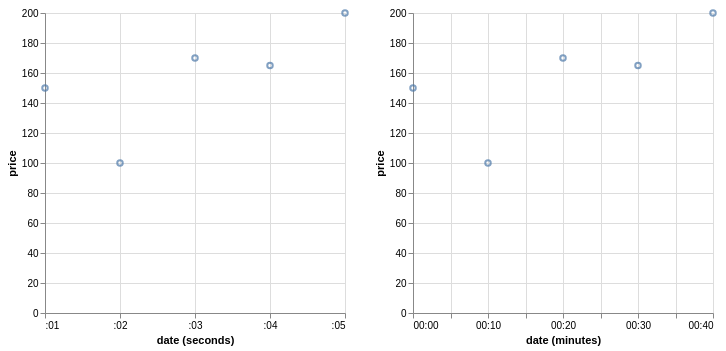

Vega-Lite specification for this chart:
### Vega-Lite specification from a JSON file in a GitHub repository (floating-point values rounded to 4 significant figures)
{"$schema": "https://vega.github.io/schema/vega-lite/v5.json", "data": {"values": [{"date": "Sun, 01 Jan 2012 23:00:01", "price": 150}, {"date": "Sun, 02 Jan 2012 00:10:02", "price": 100}, {"date": "Sun, 02 Jan 2012 01:20:03", "price": 170}, {"date": "Sun, 02 Jan 2012 02:30:04", "price": 165}, {"date": "Sun, 02 Jan 2012 03:40:05", "price": 200}]}, "hconcat": [{"mark": "point", "encoding": {"x": {"field": "date", "type": "temporal", "timeUnit": "seconds"}, "y": {"field": "price", "type": "quantitative"}, "color": {}}}, {"mark": "point", "encoding": {"x": {"field": "date", "type": "temporal", "timeUnit": "minutes"}, "y": {"field": "price", "type": "quantitative"}, "color": {}}}]}
